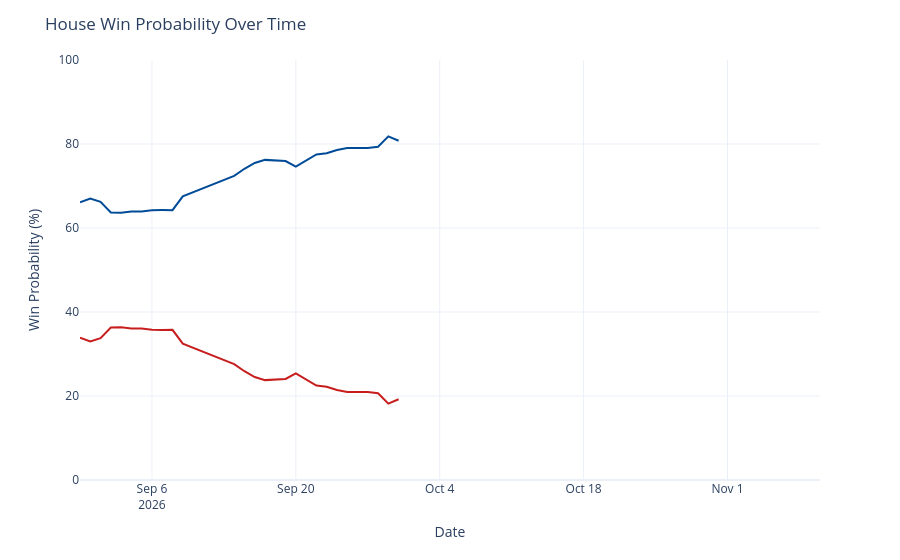

This figure's notebook cell:
### Code cell
chance_over_time = output_ts[(output_ts['geo'] == 'US House') &
                             (output_ts['type'] == 'chance')]
chance_over_time['rep_chance'] = chance_over_time['y'].map(lambda x: 100 - x)
chance_over_time = chance_over_time.rename({'y': 'Democrats', 'rep_chance': 'Republicans'}, axis=1)
chance_time_ser = px.line(chance_over_time, x='date', y=['Democrats', 'Republicans'], template='plotly_white',
                         color_discrete_map={'Democrats': '#004b97', 'Republicans': '#c71e1d'},)
chance_time_ser.update_traces(hovertemplate="%{y:.1f}%")
chance_time_ser.update_layout(
    xaxis=dict(range=[pd.to_datetime('2026-08-30'), pd.to_datetime('2026-11-10')]),
    yaxis=dict(range=[0, 100]),
    xaxis_title='Date',
    yaxis_title='Win Probability (%)',
    title=dict(text="House Win Probability Over Time"),
    hovermode="x",
    showlegend=False
)
chance_time_ser

### Figure 1 — Plotly figure (JSON) as saved in the notebook; plotly's stock layout.template omitted (floating-point values rounded to 4 significant figures)
{"data": [{"hovertemplate": "%{y:.1f}%", "legendgroup": "Democrats", "line": {"color": "#004b97", "dash": "solid"}, "marker": {"symbol": "circle"}, "mode": "lines", "name": "Democrats", "orientation": "v", "showlegend": true, "type": "scatter", "x": ["2026-08-30", "2026-08-31", "2026-09-01", "2026-09-02", "2026-09-03", "2026-09-04", "2026-09-05", "2026-09-06", "2026-09-07", "2026-09-08", "2026-09-09", "2026-09-14", "2026-09-15", "2026-09-16", "2026-09-17", "2026-09-18", "2026-09-19", "2026-09-20", "2026-09-21", "2026-09-22", "2026-09-23", "2026-09-24", "2026-09-25", "2026-09-26", "2026-09-27", "2026-09-28", "2026-09-29", "2026-09-30"], "xaxis": "x", "y": [66.12, 67.02, 66.25, 63.69, 63.65, 63.91, 63.91, 64.23, 64.27, 64.25, 67.54, 72.39, 74.1, 75.49, 76.22, 76.08, 75.94, 74.59, 76.12, 77.51, 77.78, 78.58, 79.05, 79.05, 79.05, 79.34, 81.82, 80.78], "yaxis": "y"}, {"hovertemplate": "%{y:.1f}%", "legendgroup": "Republicans", "line": {"color": "#c71e1d", "dash": "solid"}, "marker": {"symbol": "circle"}, "mode": "lines", "name": "Republicans", "orientation": "v", "showlegend": true, "type": "scatter", "x": ["2026-08-30", "2026-08-31", "2026-09-01", "2026-09-02", "2026-09-03", "2026-09-04", "2026-09-05", "2026-09-06", "2026-09-07", "2026-09-08", "2026-09-09", "2026-09-14", "2026-09-15", "2026-09-16", "2026-09-17", "2026-09-18", "2026-09-19", "2026-09-20", "2026-09-21", "2026-09-22", "2026-09-23", "2026-09-24", "2026-09-25", "2026-09-26", "2026-09-27", "2026-09-28", "2026-09-29", "2026-09-30"], "xaxis": "x", "y": [33.88, 32.98, 33.75, 36.31, 36.35, 36.09, 36.09, 35.77, 35.73, 35.75, 32.46, 27.61, 25.9, 24.51, 23.78, 23.92, 24.06, 25.41, 23.88, 22.49, 22.22, 21.42, 20.95, 20.95, 20.95, 20.66, 18.18, 19.22], "yaxis": "y"}], "layout": {"hovermode": "x", "legend": {"title": {"text": "variable"}, "tracegroupgap": 0}, "margin": {"t": 60}, "showlegend": false, "title": {"text": "House Win Probability Over Time"}, "xaxis": {"anchor": "y", "domain": [0, 1], "range": ["2026-08-30T00:00:00", "2026-11-10T00:00:00"], "title": {"text": "Date"}}, "yaxis": {"anchor": "x", "domain": [0, 1], "range": [0, 100], "title": {"text": "Win Probability (%)"}}}}
